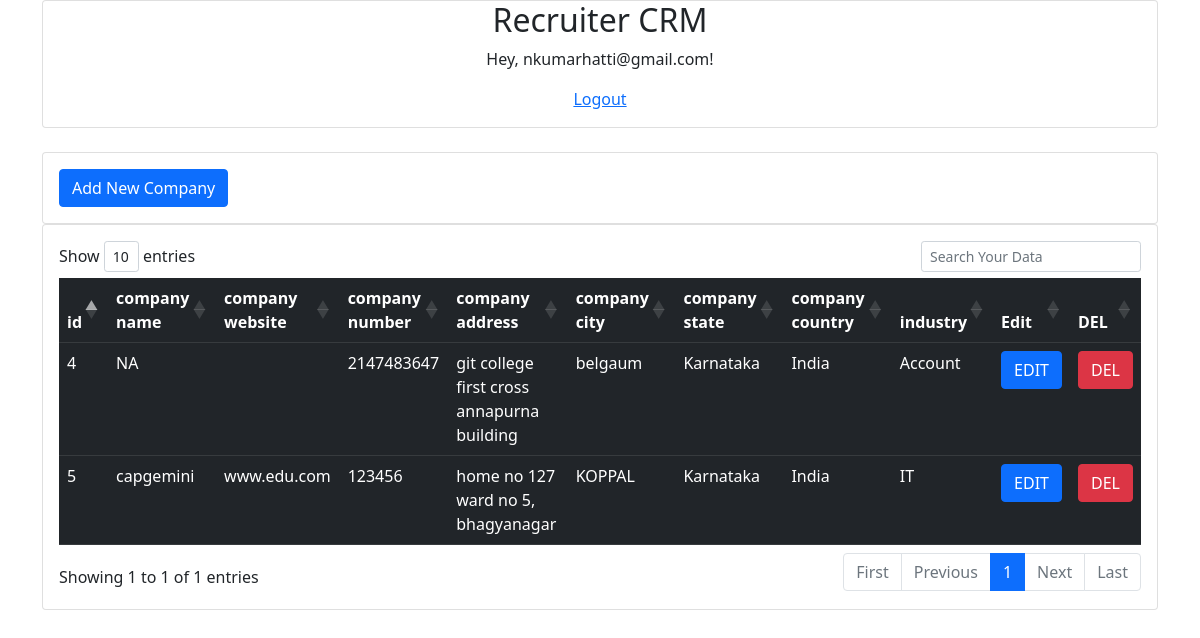
The page /index.php (signed in) on the database its author committed.
### tables this page shows
CREATE TABLE `company_databse` (
  `id` int(10) UNSIGNED NOT NULL,
  `cname` varchar(20) NOT NULL,
  `cwebsite` varchar(50) NOT NULL,
  `cnum` int(10) NOT NULL,
  `caddress` varchar(100) NOT NULL,
  `ccity` varchar(50) NOT NULL,
  `cstate` varchar(15) NOT NULL,
  `ccountry` varchar(15) NOT NULL,
  `industrylist` varchar(10) NOT NULL
);

### index.php (the view, shortened to what this page needs)
<!DOCTYPE html>
<html>
<head>
	<link href="https://cdn.jsdelivr.net/npm/bootstrap@5.1.3/dist/css/bootstrap.min.css" rel="stylesheet">
	<link rel="stylesheet" type="text/css" href="https://cdn.datatables.net/1.11.5/css/dataTables.bootstrap4.min.css">
</head>
<body>
	<div class="container">
		<div class="jumbotron">
			<div class="card">
				<h2 align="center"> Recruiter CRM </h2>
				<p align="center">Hey, <?php echo $_SESSION['email']; ?>!</p>
				<p align="center"><a href="logout.php">Logout</a></p>
			</div>
			<br>
			<div class="card">
				<div class="card-body" >
					<button type="button" class="btn btn-primary" data-bs-toggle="modal" data-bs-target="#compnayModal">Add New Company</button>
				</div>
			</div>
			<div class="card">
				<div class="card-body">
						<?php
						$connection = mysqli_connect("localhost","root","");
						$query = "SELECT * FROM company_databse";
						$res1 = mysqli_query($connection, $query)
						?>
						<table id="datatableid" class="table table-dark">
						  <thead>
						    <tr>
						      <th scope="col">id</th>
						      <th scope="col">company name</th>
						      <th scope="col">company website</th>
						      <th scope="col">company number</th>
						      <th scope="col">company address</th>
						      <th scope="col">company city</th>
						      <th scope="col">company state</th>
						      <th scope="col">company country</th>
						      <th scope="col">industry</th>
						      <th scope="col">Edit</th>
						      <th scope="col">DEL</th>
						    </tr>
						  </thead>
						  <?php
						if($res1)
						{
							foreach($res1 as $row)
							{
						?>
						  <tbody>
						    <tr>
						      <td><?php echo $row['id'] ?></td>
						      <td><?php echo $row['cname'] ?></td>
						      <td><?php echo $row['cwebsite'] ?></td>
						      <td><?php echo $row['cnum'] ?></td>
						      <td><?php echo $row['caddress'] ?></td>
						      <td><?php echo $row['ccity'] ?></td>
						      <td><?php echo $row['cstate'] ?></td>
						      <td><?php echo $row['ccountry'] ?></td>
						      <td><?php echo $row['industrylist'] ?></td>
						      <td>
						      	<button type="button" class="btn btn-primary editbtn">EDIT</button>
						      </td>
						      <td>
						      	<button type="button" class="btn btn-danger delbtn">DEL</button>
						      </td>
						    </tr>
						  </tbody>
						  <?php
							}
						}
						   else
						    {
						        echo "no record found!";
						    }
						?>
						</table>
				</div>
			</div>
		</div>
	</div>
</body>
</html>

### rows shown on the page
company_databse: id "4", cname "NA", cnum "2147483647", caddress "git college first cross annapurna building", ccity "belgaum", cstate "Karnataka", ccountry "India", industrylist "Account"
company_databse: id "5", cname "capgemini", cwebsite "www.edu.com", cnum "123456", caddress "home no 127 ward no 5, bhagyanagar", ccity "KOPPAL", cstate "Karnataka", ccountry "India", industrylist "IT"

### other values the page prints
$_SESSION['email'] "nkumarhatti@gmail.com"
